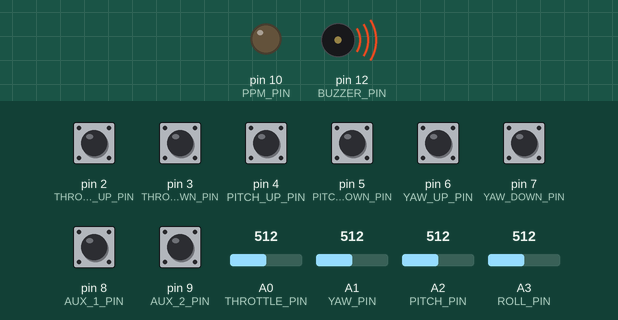
The sketch below on a simulated Arduino Uno, built with avr-gcc and run on an emulated ATmega328P. On the bench: output pins drawn as LEDs (lit = HIGH), buzzer (waves = sounding, pin HIGH). Inputs (shaded band) come from the test bench; at power-on: pin 2 (THROTTLE_UP_PIN), pin 3 (THROTTLE_DOWN_PIN), pin 4 (PITCH_UP_PIN), pin 5 (PITCH_DOWN_PIN), pin 6 (YAW_UP_PIN), pin 7 (YAW_DOWN_PIN), pin 8 (AUX_1_PIN), pin 9 (AUX_2_PIN) HIGH, A0 (THROTTLE_PIN) = 512, A1 (YAW_PIN) = 512, A2 (PITCH_PIN) = 512, A3 (ROLL_PIN) = 512.

Above: at 0.01 s.
At 1.5 s:
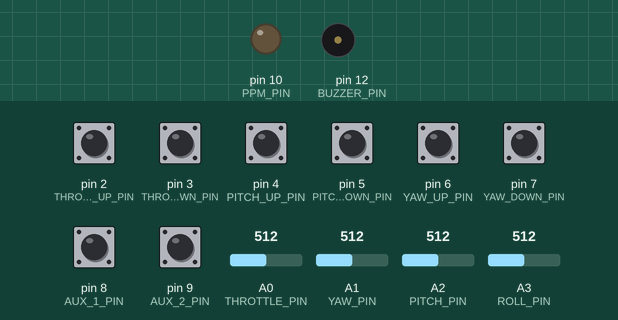
1.6 s: pin 9 (AUX_2_PIN) pulled LOW for 0.15 s
At 2.9 s:
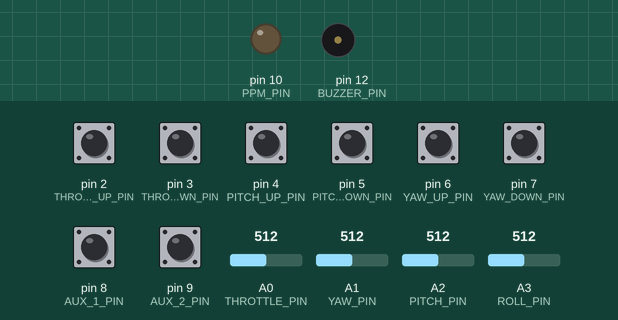
Timing chart, 0 to 4.6 s (numbered marks = the images above; inputs shaded):
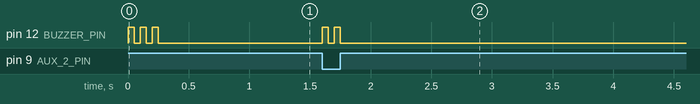

Measured:
- after the input at 1.6 s, pin 12 (BUZZER_PIN): alternates HIGH for 0.05 s and LOW for 0.05 s, 4 changes in all, then stays LOW, starting at once

The sketch:

TxJoystick.ino
```cpp
// (licence header left out)

```

Aux.cpp
```cpp
#include "Aux.h"

Aux::Aux(int pin, auxMode mode) {
  _pin = pin;
  _mode = mode;
  _state = 0;
  _last = 2;
  _pause = 0;

  _pulse = MINPULSE;

  if(ENABLE_PULLUPS) pinMode(_pin, INPUT_PULLUP);
  else pinMode(_pin, INPUT);
}

void Aux::read() {
  if(_pause > 0) --_pause;

  switch(_mode) {
    case DIGITAL_ONOFF:
    case DIGITAL_TRI: {
      int value = digitalRead(_pin);
      if(_last != value && _pause == 0) {
        _last = value;

        if((ACTIVE == HIGH && value == HIGH) ||
           (ACTIVE == LOW  && value == LOW)) {

          _state = ++_state % 3;

          /* Skip middle position if in ONOFF mode */
          if(_mode == DIGITAL_ONOFF && _state == 1) {
            _state++;
          }

          if(BUZZER) {
            for(int i = 0; i < _state + 1; ++i) {
              digitalWrite(BUZZER_PIN, HIGH);
              delay(50);
              digitalWrite(BUZZER_PIN, LOW);
              delay(50);
            }
          }

          _pause = 500;
        }
      }
    } break;

    /**
     * Mechanical on/off switch with two positions. May either be attached to a
     * digital or analog pin.
     */
    case SWITCH_ONOFF: {
      int value = digitalRead(_pin);
      if((ACTIVE == HIGH && value == HIGH) ||
         (ACTIVE == LOW  && value == LOW)) {

        _state = 2;
      }
      else {
        _state = 0;
      }
    } break;

    case SWITCH_TRI: {
      // TODO
    } break;

    default: {
      _state = 0;
    }
  }

  switch(_state){
    case 0: _pulse = MINPULSE; break;
    case 1: _pulse = MINPULSE + ((MAXPULSE - MINPULSE) / 2); break;
    case 2: _pulse = MAXPULSE; break;
    default: break;
  }
}

int Aux::getPulse() {
  return _pulse;
}
```

Aux.h
```cpp
#include "TxJoystick.h"
#include "Config.h"
#include "Channel.h"

#ifndef AUX_h
#define AUX_h

/**
 * Aux.h
 *
 * Represents an AUX channel
 *
 * An AUX channel may either be an analog input with 3 states or a digital input
 * attached to a switch with on off state or to a button with 2 or 3 states.
 */
class Aux: public Channel {
  public:
    /**
     * Aux channel
     *
     * @param pin    Aux pin
     * @param mode   Aux modes:
     *               DIGITAL_ONOFF | DIGITAL_TRI | SWITCH_ONOFF | SWITCH_TRI
     */
    Aux(int pin, auxMode mode);

    /* Read the input and trimmers if any and store them to local variables */
    void read();

    /**
     * @return Pulse length
     */
    int getPulse();

  private:
    int _pin;
    int _state;
    int _last;
    int _pause;
    auxMode _mode;

    int _pulse;
};

#endif
```

Channel.h
```cpp
#include "TxJoystick.h"

#ifndef CHANNEL_h
#define CHANNEL_h

/**
 * Channel.h
 *
 * Represents a channel interface
 *
 * Every channel needs to implement a read method which is called in the loop
 * and a getPulse method to return the pulse length to be written.
 */
class Channel {
  public:
    virtual void read() = 0;
    virtual int getPulse() = 0;
};

#endif
```

PPM.cpp
```cpp
#include "Config.h"
#include "Channel.h"
#include "PPM.h"

PPM::PPM(int pin, std::vector<Channel *>channels) {
  _pin = pin;
  _channels = channels;

  pinMode(_pin, OUTPUT);
}

/**
 * This method is called in the ISR we need to make sure that we handle
 * everything as fast as possible.
 */
void PPM::write() {
  /* Write the active channels */
  std::vector<Channel *>::iterator iter = _channels.begin();
  for (iter; iter != _channels.end(); ++iter) {
    writePulse((*iter)->getPulse());
  }

  /* Pad the remaining channels with minimum length pulses */
  for(int i = _channels.size(); i < CHANNELS; ++i) {
    writePulse(MINPULSE);
  }

  /* Write the synch pulse */
  writePulse(SYNCPULSE);
}

void PPM::writePulse(int length) {
  digitalWrite(_pin, LOW);
  delayMicroseconds(STOPULSE);
  digitalWrite(_pin, HIGH);
  delayMicroseconds(length);
  digitalWrite(_pin, LOW);
}
```

PPM.h
```cpp
#ifndef PPM_h
#define PPM_h
#include <StandardCplusplus.h>
#include <vector>

#include "Channel.h"

/**
 * PPM.h
 */
class PPM {
  public:
    /**
     * @param pinOut     Output pin for the PPM signal
     * @param channels   Pointer to a list of pointers to the active channels
     */
    PPM(int pin, std::vector<Channel *>channels);

    /**
     * Write the PPM signal to the output pin
     */
    void write();

  private:
    void writePulse(int length);

    int _pin;
    std::vector<Channel *>_channels;
};

#endif
```

Steering.cpp
```cpp
#include "Steering.h"
#include "avr/eeprom.h"

/**
 * Analog.cpp
 */
Steering::Steering(int pin, bool invert) {
  _pin = pin;
  _isInverted = invert;

  _isTrimmable = false;
  _isCentered = false;
  _isAdjustable = false;

  _value = 0;

  _pulse = MINPULSE;
}

Steering::Steering(int pin, bool invert, int pinTrimUp, int pinTrimDown, int trimSave) {
  _pin = pin;
  _pinTrimUp = pinTrimUp;
  _pinTrimDown = pinTrimDown;
  _trimSave = trimSave;
  eeprom_read_block((void*)&_trimValue, (void*)_trimSave, sizeof(_trimValue));
  _isInverted = invert;

  _isTrimmable = true;
  _isCentered = false;
  _isAdjustable = false;

  _value = 0;

  _pulse = MINPULSE;

  if(ENABLE_PULLUPS) {
    pinMode(_pinTrimDown, INPUT_PULLUP);
    pinMode(_pinTrimUp, INPUT_PULLUP);
  }
  else {
    pinMode(_pinTrimDown, INPUT);
    pinMode(_pinTrimUp, INPUT);
  }
}

void Steering::read() {
  _value = analogRead(_pin);

  if(_isTrimmable) readTrims();

  int current = _value;
  if(_isCentered) {
    if(current > (_center + MIN_MOVEMENT)) {
      current = current - MIN_MOVEMENT;
    }
    else if(current < (_center - MIN_MOVEMENT)) {
      current = current + MIN_MOVEMENT;
    }
    else {
      current = _center;
    }
  }

  if(_isAdjustable) {
    current = map(current, _min, _max, MINPULSE, MAXPULSE);
  }
  else {
    current = map(current, 0, 1023, MINPULSE, MAXPULSE);
  }

  if(_isInverted) {
    current = map(current, MINPULSE, MAXPULSE, MAXPULSE, MINPULSE);
  }

  if(_isTrimmable) {
    current += _trimValue;
  }

  if(current < MINPULSE) current = MINPULSE;
  if(current > MAXPULSE) current = MAXPULSE;

  _pulse = current;
}

int Steering::getPulse() {
  return _pulse;
}

void Steering::adjust(int min, int max) {
  _min = min;
  _max = max;

  _isAdjustable = true;
}

void Steering::readTrims() {
  int pinDownValue = digitalRead(_pinTrimDown);
  int pinUpValue = digitalRead(_pinTrimUp);

  if(checkTrimState(pinUpValue, &_lastUp)) {
    _trimValue += 1;

    eeprom_write_block(&_trimValue, (void*)_trimSave, sizeof(_trimValue));
  }

  if(checkTrimState(pinDownValue, &_lastDown)) {
    _trimValue -= 1;

    eeprom_write_block(&_trimValue, (void*)_trimSave, sizeof(_trimValue));
  }
}

void Steering::setCenter() {
  _center = analogRead(_pin);
  _isCentered = true;
}

bool Steering::checkTrimState(int currentValue, int *lastValue) {
  bool changed = false;

  if(*lastValue != currentValue) {
    *lastValue = currentValue;

    if((ACTIVE == HIGH && currentValue == HIGH) ||
       (ACTIVE == LOW  && currentValue == LOW)) {
      changed = true;

      if(BUZZER) {
        digitalWrite(BUZZER_PIN, HIGH);
        delay(50);
        digitalWrite(BUZZER_PIN, LOW);
        delay(10);
      }
    }
  }

  return changed;
}
```

Steering.h
```cpp
#include "TxJoystick.h"
#include "Config.h"
#include "Channel.h"

#ifndef STEERING_h
#define STEERING_h

/**
 * Steering.h
 *
 * Represents a steering channel
 *
 * A steering channel has to be attached to an analog pin. There are two types
 * of steering channels, once that are trimmable and the once that are not.
 */
class Steering: public Channel {
  public:
    /**
     * Steering channel without trims
     *
     * @param pin    Steering pin
     * @param invert Invert the read input value
     */
    Steering(int pin, bool invert);

    /**
     * Steering channel wit trims
     *
     * @param pin         Steering pin
     * @param invert      Invert the read input value
     * @param pinTrimUp   Trim + pin
     * @param pinTrimDown Trim - pin
     * @param trimSave    The address at which the trim value is saved to the
     *                    EEPROM to be accessible after reboot.
     */
    Steering(int pin, bool invert, int pinTrimUp, int pinTrimDown, int trimSave);

    /* Read the input and trimmers if any and store them to local variables */
    void read();

    /**
     * @return Pulse length
     */
    int getPulse();

    /**
     * Set the center of the input when the controller is switched on.
     * This value is than used to determine if the min movement threshold has
     * been reached.
     */
    void setCenter();

    /**
     * Adjust the minimum and maximum read values of the analog inputs
     *
     * @param min The minimum value read on the analog pin
     * @param max The maxuimum value read on the analog pin
     */
    void adjust(int min, int max);

  private:
    void readTrims();
    bool checkTrimState(int currentValue, int *lastValue);

    int _pin;
    int _value;

    bool _isInverted;

    bool _isTrimmable;
    int _pinTrimUp;
    int _pinTrimDown;
    int _trimSave;
    int _trimValue;
    int _lastUp;
    int _lastDown;

    bool _isCentered;
    int _center;

    bool _isAdjustable;
    int _min;
    int _max;

    int _pulse;
};

#endif
```

TxJoystick.cpp
```cpp
#include <StandardCplusplus.h>
#include <vector>
#include <iterator>

#include "TxJoystick.h"
#include "Steering.h"
#include "Aux.h"

#include "avr/eeprom.h"
#include "Config.h"
//#include "Channel.h"
#include "PPM.h"

/**
 * An Arduino based R/C Transmitter for use with a Joystick, Joypad or any other
 * input device.
 */

std::vector<Channel *> channels;
PPM* ppm = NULL;
bool setupDone = false;

/* Interrupt service routine which is responsible to write the PPM pulse */
ISR(TIMER1_COMPA_vect) {
  if(setupDone) ppm->write();
}

void setup() {
  /* Set Timer Counter Controll Register for Timer1 */
  TCCR1A = B00110001; // Compare register B used in mode '3'
  TCCR1B = B00010010; // WGM13 and CS11 set to 1
  TCCR1C = B00000000; // All set to 0
  TIMSK1 = B00000010; // Interrupt on compare B
  //OCR1A = 22500;      // 22,5mS PPM output refresh
  OCR1A = 20000;      // 22,5mS PPM output refresh

  if(DEBUG) {
    Serial.begin(115200);
    Serial.println("Debug Mode:");
  }

  if(INIT_EEPROM) {
    signed int zero = 0;
    eeprom_write_block(&zero, (void *) THROTTLE_TRIM_SAVE, sizeof(signed int));
    eeprom_write_block(&zero, (void *) YAW_TRIM_SAVE, sizeof(signed int));
    eeprom_write_block(&zero, (void *) PITCH_TRIM_SAVE, sizeof(signed int));
    eeprom_write_block(&zero, (void *) ROLL_TRIM_SAVE, sizeof(signed int));
  }

  /* Steering channels */
  if(THROTTLE_ENABLE) {
    Steering* throttle;
    if(THROTTLE_TRIM_ENABLE) {
      throttle = new Steering(THROTTLE_PIN, THROTTLE_INVERT,
                              THROTTLE_UP_PIN, THROTTLE_DOWN_PIN,
                              THROTTLE_TRIM_SAVE);
    }
    else {
      throttle = new Steering(THROTTLE_PIN, THROTTLE_INVERT);
    }

    if(THROTTLE_ADJUST) {
      throttle->adjust(THROTTLE_MIN, THROTTLE_MAX);
    }

    if(THROTTLE_SET_CENTER) {
      throttle->setCenter();
    }

    channels.push_back(throttle);
  }

  if(YAW_ENABLE) {
    Steering* yaw;
    if(YAW_TRIM_ENABLE) {
      yaw = new Steering(YAW_PIN, YAW_INVERT,
                         YAW_UP_PIN, YAW_DOWN_PIN, YAW_TRIM_SAVE);
    }
    else {
      yaw = new Steering(YAW_PIN, YAW_INVERT);
    }

    if(YAW_ADJUST) {
      yaw->adjust(YAW_MIN, YAW_MAX);
    }

    if(YAW_SET_CENTER) {
      yaw->setCenter();
    }

    channels.push_back(yaw);
  }

  if(PITCH_ENABLE) {
    Steering* pitch;
    if(PITCH_TRIM_ENABLE) {
      pitch = new Steering(PITCH_PIN, PITCH_INVERT,
                         PITCH_UP_PIN, PITCH_DOWN_PIN, PITCH_TRIM_SAVE);
    }
    else {
      pitch = new Steering(PITCH_PIN, PITCH_INVERT);
    }

    if(PITCH_ADJUST) {
      pitch->adjust(PITCH_MIN, PITCH_MAX);
    }

    if(PITCH_SET_CENTER) {
      pitch->setCenter();
    }

    channels.push_back(pitch);
  }

  if(ROLL_ENABLE) {
    Steering* roll;
    if(ROLL_TRIM_ENABLE) {
      roll = new Steering(ROLL_PIN, ROLL_INVERT,
                         ROLL_UP_PIN, ROLL_DOWN_PIN, ROLL_TRIM_SAVE);
    }
    else {
      roll = new Steering(ROLL_PIN, ROLL_INVERT);
    }

    if(ROLL_ADJUST) {
      roll->adjust(ROLL_MIN, ROLL_MAX);
    }

    if(ROLL_SET_CENTER) {
      roll->setCenter();
    }

    channels.push_back(roll);
  }

  /**
   * Aux channels
   */
  if(AUX_1_ENABLE) {
    Aux* aux1 = new Aux(AUX_1_PIN, AUX_1_MODE);
    channels.push_back(aux1);
  }

  if(AUX_2_ENABLE) {
    Aux* aux2 = new Aux(AUX_2_PIN, AUX_2_MODE);
    channels.push_back(aux2);
  }

  if(AUX_3_ENABLE) {
    Aux* aux3 = new Aux(AUX_3_PIN, AUX_3_MODE);
    channels.push_back(aux3);
  }

  if(AUX_4_ENABLE) {
    Aux* aux4 = new Aux(AUX_4_PIN, AUX_4_MODE);
    channels.push_back(aux4);
  }

  ppm = new PPM(PPM_PIN, channels);

  if(BUZZER) {
    pinMode(BUZZER_PIN, OUTPUT);

    /* Beep three times to signalize that the controlls are ready */
    for(int i = 0; i < 3; ++i) {
      digitalWrite(BUZZER_PIN, HIGH);
      delay(50);
      digitalWrite(BUZZER_PIN, LOW);
      delay(50);
    }
  }

  setupDone = true;
}

void loop() {
  /* Read the pins of the input channels indefinetly */
  std::vector<Channel *>::iterator iter = channels.begin();
  for (iter; iter != channels.end(); ++iter) {
    (*iter)->read();

    if(DEBUG) {
      Serial.print((*iter)->getPulse());
      Serial.print(" ");
    }
  }

  if(DEBUG) Serial.println("");
}
```

TxJoystick.h
```cpp
#include "Arduino.h"

#ifndef TXJOYSTICK_H_
#define TXJOYSTICK_H_

#define VERSION 140

enum auxMode {
  DIGITAL_ONOFF,
  DIGITAL_TRI,
  SWITCH_ONOFF,
  SWITCH_TRI
};

#endif
```

Source omitted: Config.h (4997 bytes)
